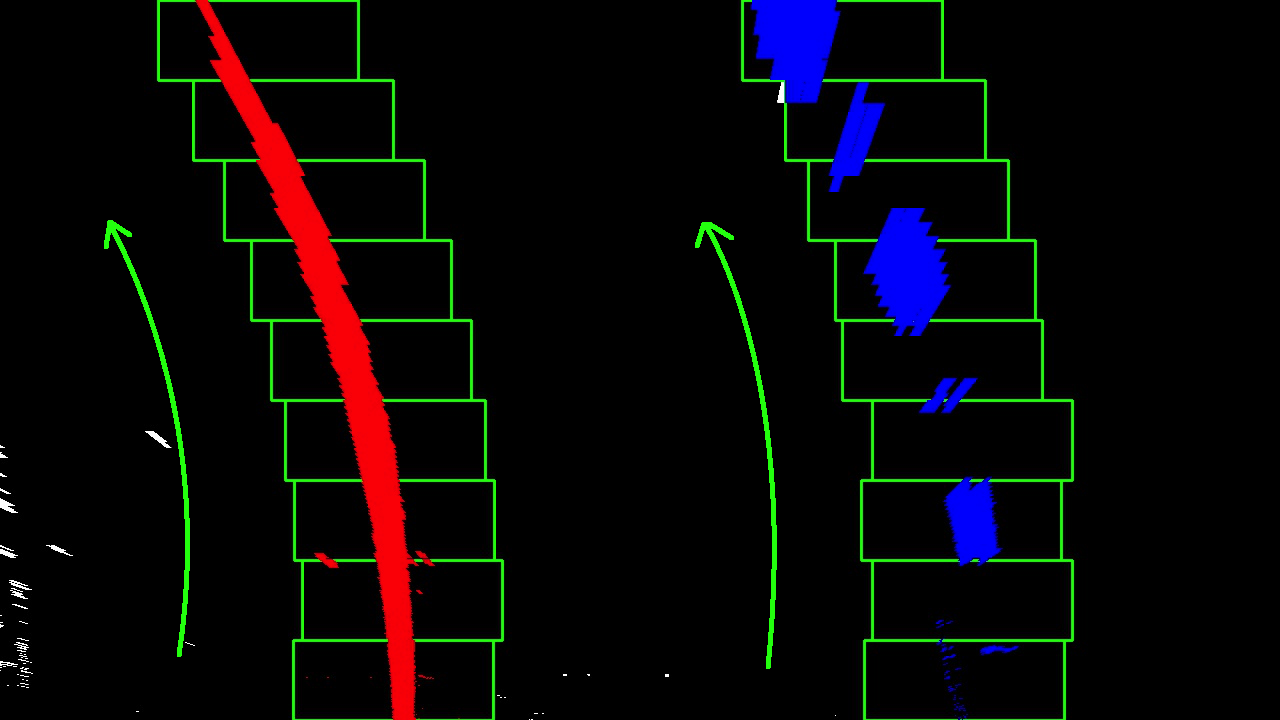
#> input picture writeup/color_fit_lines.jpg, 1280 x 720 px
$ python -i main.py   (imports and definitions only)   (older library calls are emulated)
#> lines starting #> are read from the running program, lines starting #| are printed output that depends on the picture; after the words box and inside, x2 and y2 are one past the last pixel; in counts of white or black regions, pixels touching at a corner belong together
import numpy as np
import cv2
import glob
import matplotlib.pyplot as plt

# %matplotlib qt

# Choose a Sobel kernel size
ksize = 3  # Choose a larger odd number to smooth gradient measurements
gradx_threshold = (25, 80)
grady_threshold = (25, 80)
mag_threshold = (50, 130)
dir_threshold = (0.7, 1.3)  # threshold (0, np.pi/2)
s_threshold = (170, 255)


# [37 lines left out: function calibrate, not called in this run]


def abs_sobel_thresh(image, orient='x', sobel_kernel=3, thresh=(0, 255)):
    # Convert to grayscale
    gray = cv2.cvtColor(image, cv2.COLOR_RGB2GRAY)
    # Apply x or y gradient with the OpenCV Sobel() function
    # and take the absolute value
    if orient == 'x':
        abs_sobel = np.absolute(cv2.Sobel(gray, cv2.CV_64F, 1, 0))
    if orient == 'y':
        abs_sobel = np.absolute(cv2.Sobel(gray, cv2.CV_64F, 0, 1))
    # Rescale back to 8 bit integer
    scaled_sobel = np.uint8(255 * abs_sobel / np.max(abs_sobel))
    # Create a copy and apply the threshold
    binary_output = np.zeros_like(scaled_sobel)
    # Here I'm using inclusive (>=, <=) thresholds, but exclusive is ok too
    binary_output[(scaled_sobel >= thresh[0]) & (scaled_sobel <= thresh[1])] = 1
    return binary_output


def mag_thresh(image, sobel_kernel=3, thresh=(0, 255)):
    # Convert to grayscale
    gray = cv2.cvtColor(image, cv2.COLOR_RGB2GRAY)
    # Take both Sobel x and y gradients
    sobelx = cv2.Sobel(gray, cv2.CV_64F, 1, 0, ksize=sobel_kernel)
    sobely = cv2.Sobel(gray, cv2.CV_64F, 0, 1, ksize=sobel_kernel)
    # Calculate the gradient magnitude
    gradmag = np.sqrt(sobelx ** 2 + sobely ** 2)
    # Rescale to 8 bit
    scale_factor = np.max(gradmag) / 255
    gradmag = (gradmag / scale_factor).astype(np.uint8)
    # Create a binary image of ones where threshold is met, zeros otherwise
    binary_output = np.zeros_like(gradmag)
    binary_output[(gradmag >= thresh[0]) & (gradmag <= thresh[1])] = 1
    return binary_output


def dir_thresh(image, sobel_kernel=3, thresh=(0, np.pi / 2)):
    # Grayscale
    gray = cv2.cvtColor(image, cv2.COLOR_RGB2GRAY)
    # Calculate the x and y gradients
    sobelx = cv2.Sobel(gray, cv2.CV_64F, 1, 0, ksize=sobel_kernel)
    sobely = cv2.Sobel(gray, cv2.CV_64F, 0, 1, ksize=sobel_kernel)
    # Take the absolute value of the gradient direction,
    # apply a threshold, and create a binary image result
    absgraddir = np.arctan2(np.absolute(sobely), np.absolute(sobelx))
    binary_output = np.zeros_like(absgraddir)
    binary_output[(absgraddir >= thresh[0]) & (absgraddir <= thresh[1])] = 1
    return binary_output


def threshold(image):
    # Apply each of the thresholding functions
    gradx = abs_sobel_thresh(image, orient='x', sobel_kernel=ksize, thresh=gradx_threshold)
    grady = abs_sobel_thresh(image, orient='y', sobel_kernel=ksize, thresh=grady_threshold)
    mag_binary = mag_thresh(image, sobel_kernel=ksize, thresh=mag_threshold)
    dir_binary = dir_thresh(image, sobel_kernel=ksize, thresh=dir_threshold)

    combined = np.zeros_like(dir_binary)
    combined[((gradx == 1) & (grady == 1)) | ((mag_binary == 1) & (dir_binary == 1))] = 1
    return combined


def color_and_gradient_threshold(img):
    thresholded = threshold(img)
    # cv2.imshow('img', thresholded)
    # cv2.waitKey(500)

    hls = cv2.cvtColor(img, cv2.COLOR_BGR2HLS)
    s_channel = hls[:, :, 2]
    s_binary = np.zeros_like(s_channel)
    s_binary[(s_channel >= s_threshold[0]) & (s_channel <= s_threshold[1])] = 1
    # cv2.imshow('img', s_binary * 255)
    # cv2.waitKey(500)

    combined_binary = np.zeros_like(thresholded)
    combined_binary[(s_binary == 1) | (thresholded == 1)] = 1
    return combined_binary


# [22 lines left out: function process_image, not called in this run]


# [12 lines not run here, left out]

>>> import cv2
>>> picture = cv2.imread('../writeup/color_fit_lines.jpg')
#> picture is the input picture: shape (720, 1280, 3); mean B, G, R 7.1, 6.9, 8
>>> result = color_and_gradient_threshold(picture)
#> in threshold, `gradx = abs_sobel_thresh(image, orient='x', sobel_kernel=ksize, thresh..`:
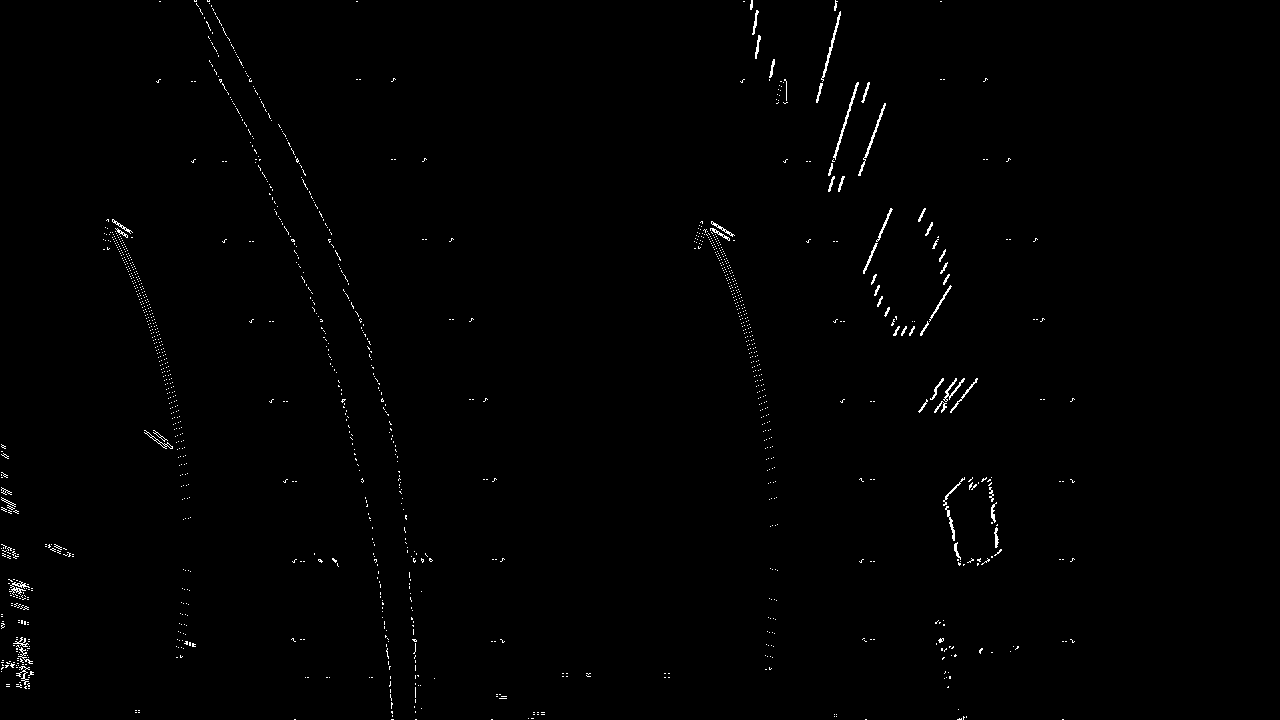
#> gradx: shape (720, 1280); values 0 (black) and 1 (white), 0.66% white in thin lines or dots, all inside (x1, y1, x2, y2) = (1, 0, 1075, 720)
#> in threshold, `grady = abs_sobel_thresh(image, orient='y', sobel_kernel=ksize, thresh..`: grady: shape (720, 1280); values 0 (black) and 1 (white), 0.59% white in thin lines or dots, all inside (x1, y1, x2, y2) = (1, 1, 1075, 719)
#> in mag_thresh, `sobely = cv2.Sobel(gray, cv2.CV_64F, 0, 1, ksize=sobel_kernel)`:
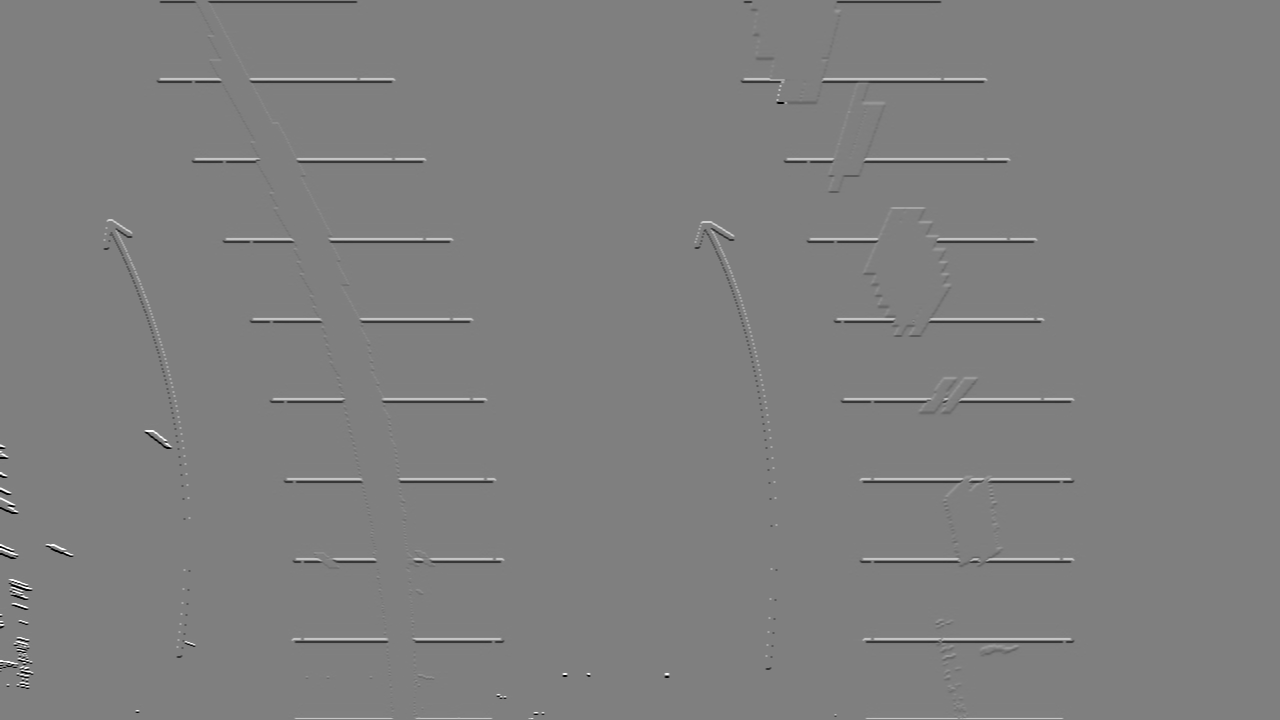
#> sobely: shape (720, 1280) float64; min -1020, max 1020, mean -0.2; drawn with min black and max white
#> in mag_thresh, `gradmag = np.sqrt(sobelx ** 2 + sobely ** 2)`:
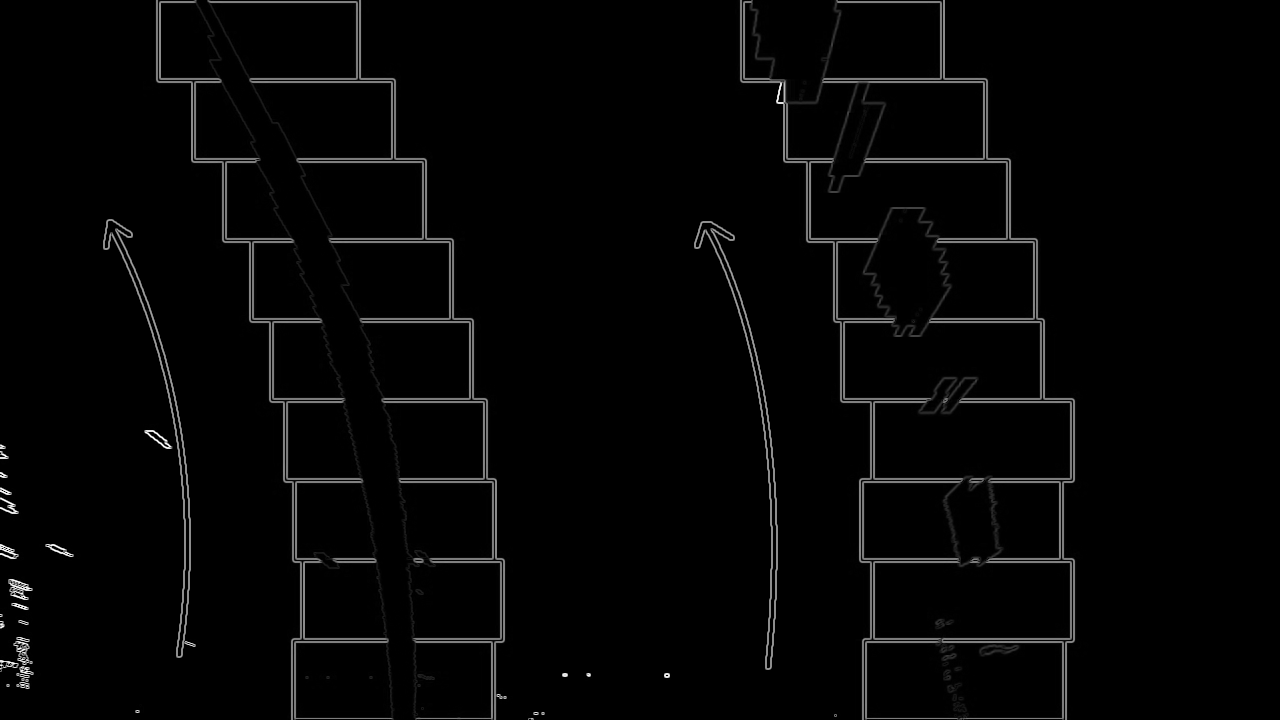
#> gradmag: shape (720, 1280) float64; min 0, max 1140.4, mean 22.1; drawn with min black and max white
#> in mag_thresh, `scale_factor = np.max(gradmag) / 255`: scale_factor = 4.47
#> in threshold, `mag_binary = mag_thresh(image, sobel_kernel=ksize, thresh=mag_threshold)`: mag_binary: shape (720, 1280); values 0 (black) and 1 (white), 2.5% white in thin lines or dots, all inside (x1, y1, x2, y2) = (0, 0, 1075, 720)
#> in threshold, `dir_binary = dir_thresh(image, sobel_kernel=ksize, thresh=dir_threshold)`: dir_binary: shape (720, 1280) float64; values 0 (black) and 1 (white), 4.2% white in thin lines or dots, all inside (x1, y1, x2, y2) = (1, 1, 1089, 719)
#> in color_and_gradient_threshold, `hls = cv2.cvtColor(img, cv2.COLOR_BGR2HLS)`: hls: shape (720, 1280, 3); mean of channels 0, 1, 2 19.4, 10, 52
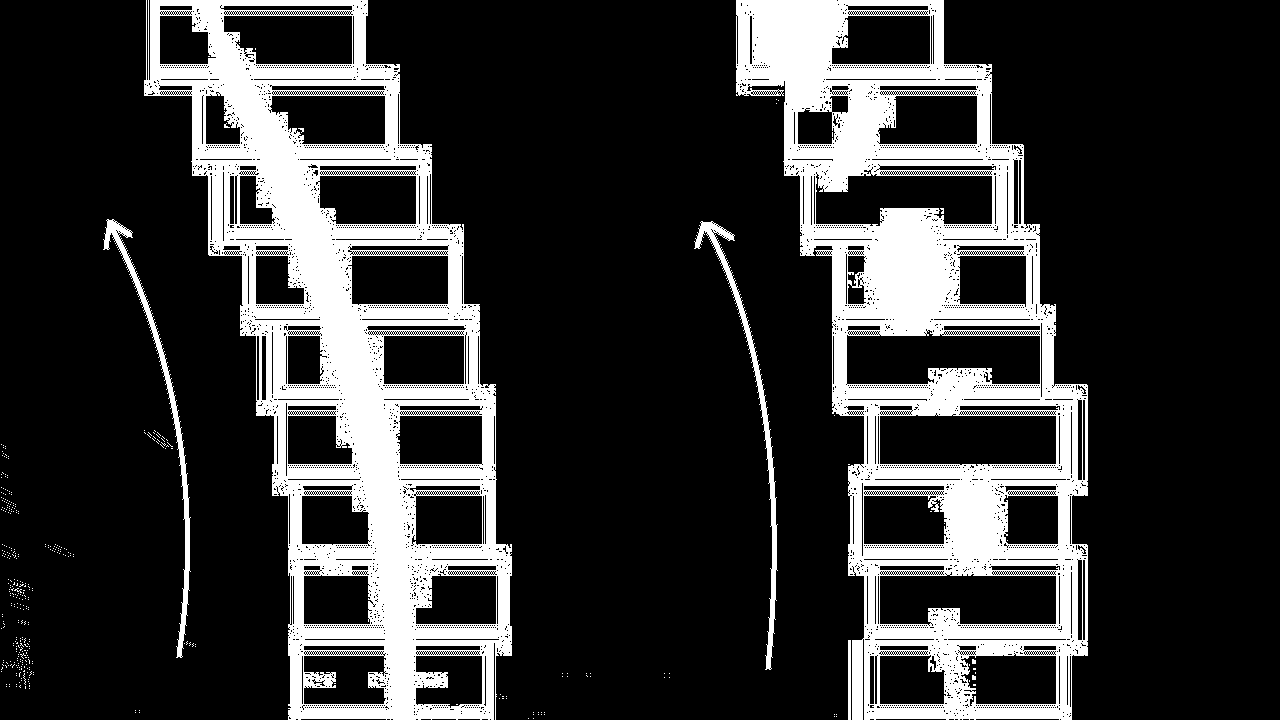
#> result: shape (720, 1280) float64; values 0 (black) and 1 (white), 20.4% white; 384 white regions (379 under 20 px), largest, box (x1, y1, x2, y2) and area: (144, 0, 512, 720) 91973, (736, 0, 1088, 720) 89496, (694, 221, 778, 670) 2836, (103, 219, 191, 658) 2750, (848, 640, 851, 720) 240
